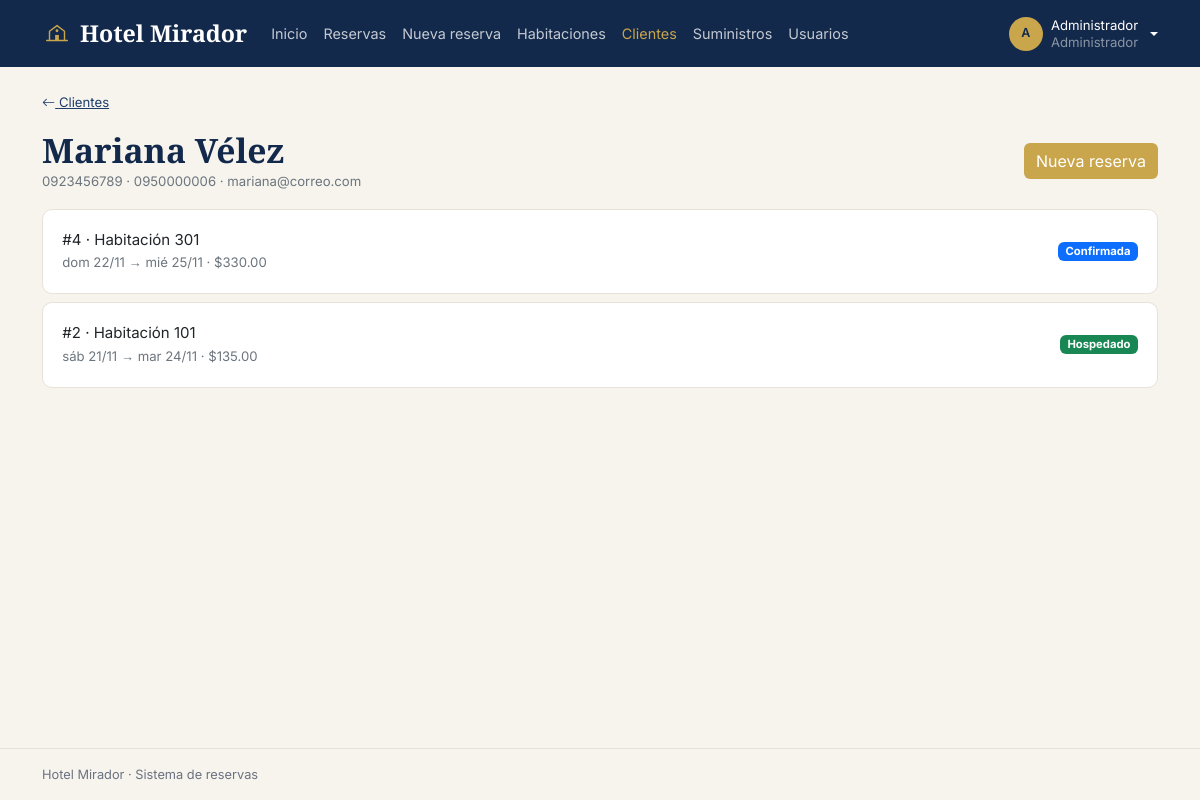
The page /index.php?r=clientes/ver&id=6 (signed in) on the database its author committed.
### tables this page shows
CREATE TABLE usuarios (
  id         INT AUTO_INCREMENT PRIMARY KEY,
  nombre     VARCHAR(60)  NOT NULL,
  correo     VARCHAR(100) NOT NULL UNIQUE,
  contrasena VARCHAR(255) NOT NULL,
  id_rol     INT          NOT NULL,
  telefono   VARCHAR(15)  NULL,
  documento  VARCHAR(20)  NULL,    
  empresa    VARCHAR(80)  NULL,    
  activo     TINYINT(1)   NOT NULL DEFAULT 1,
  creado_en  DATETIME     NOT NULL DEFAULT CURRENT_TIMESTAMP,
  FOREIGN KEY (id_rol) REFERENCES roles(id)
);

CREATE TABLE reservas (
  id             INT AUTO_INCREMENT PRIMARY KEY,
  id_cliente     INT           NOT NULL,
  id_habitacion  INT           NOT NULL,
  registrada_por INT           NULL,
  fecha_reserva  DATETIME      NOT NULL DEFAULT CURRENT_TIMESTAMP,
  fecha_entrada  DATE          NOT NULL,
  fecha_salida   DATE          NOT NULL,
  huespedes      INT           NOT NULL DEFAULT 1,
  total          DECIMAL(10,2) NOT NULL,
  estado         ENUM('Confirmada','Hospedado','Finalizada','Cancelada') NOT NULL DEFAULT 'Confirmada',
  notas          VARCHAR(255)  NULL,
  INDEX (fecha_entrada, fecha_salida),
  FOREIGN KEY (id_cliente)     REFERENCES usuarios(id) ON DELETE CASCADE,
  FOREIGN KEY (id_habitacion)  REFERENCES habitaciones(id),
  FOREIGN KEY (registrada_por) REFERENCES usuarios(id) ON DELETE SET NULL
);

CREATE TABLE habitaciones (
  id          INT AUTO_INCREMENT PRIMARY KEY,
  numero      INT           NOT NULL UNIQUE,
  tipo        ENUM('Simple','Doble','Suite','Familiar') NOT NULL,
  capacidad   INT           NOT NULL,
  precio      DECIMAL(10,2) NOT NULL,    
  descripcion VARCHAR(255)  NULL,
  estado      ENUM('Disponible','Mantenimiento') NOT NULL DEFAULT 'Disponible'
);

### core/Controller.php (called while the page is built, shortened)
<?php
abstract class Controller
{
    protected function render(string $vista, array $datos = []): void
    {
        extract($datos);
        require __DIR__ . '/../views/layout/header.php';
        require __DIR__ . '/../views/' . $vista . '.php';
        require __DIR__ . '/../views/layout/footer.php';
    }
}

### controllers/ClientesController.php (called while the page is built, shortened)
<?php
class ClientesController extends Controller
{
    public function ver(): void
    {
        $c = $this->cliente((int) get('id'));
        $this->render('clientes/ver', ['titulo' => $c['nombre'], 'c' => $c, 'reservas' => Reserva::deCliente((int) $c['id'])]);
    }
    private function cliente(int $id): array
    {
        $c = Usuario::find($id);
        return $c;
    }
}

### core/Router.php (called while the page is built, shortened)
<?php
class Router
{
    public static function dispatch(string $ruta): void
    {
        if (!preg_match('#^([a-z]+)/([a-z]+)$#', $ruta, $m)) self::error404();
        $accion = $m[2];
        (new $clase())->$accion();
    }
}

### index.php (called while the page is built, shortened)
<?php
require __DIR__ . '/core/helpers.php';
require __DIR__ . '/core/Database.php';
require __DIR__ . '/core/Model.php';
require __DIR__ . '/core/Controller.php';
require __DIR__ . '/core/Router.php';
Router::dispatch(is_string($_GET['r'] ?? null) ? $_GET['r'] : '');

### core/Database.php (called while the page is built, shortened)
<?php
class Database
{
    private static ?PDO $pdo = null;
    public static function get(): PDO
    {
        if (self::$pdo) return self::$pdo;
        try {
            self::$pdo = new PDO(
                'mysql:host=' . DB_HOST . ';port=' . DB_PORT . ';dbname=' . DB_NAME . ';charset=utf8mb4',
                DB_USER,
                DB_PASS,
                [
                    PDO::ATTR_ERRMODE            => PDO::ERRMODE_EXCEPTION,
                    PDO::ATTR_DEFAULT_FETCH_MODE => PDO::FETCH_ASSOC,
                    PDO::ATTR_EMULATE_PREPARES   => false,
                ]
            );
            self::$pdo->exec("SET time_zone = '" . date('P') . "'");
        } catch (PDOException $e) {
            http_response_code(500);
            $info = DEBUG ? '<br><small>' . htmlspecialchars($e->getMessage()) . '</small>' : '';
            exit('<h3 style="font-family:sans-serif">No hay conexión con la base de datos. Revisa la configuración e importa hotel.sql.' . $info . '</h3>');
        }
        return self::$pdo;
    }
}

### core/Model.php (called while the page is built, shortened)
<?php
abstract class Model
{
    protected static string $tabla;
    protected static function db(): PDO
    {
        return Database::get();
    }
    protected static function query(string $sql, array $params = []): PDOStatement
    {
        $st = self::db()->prepare($sql);
        $st->execute($params);
        return $st;
    }
    public static function find(int $id): ?array
    {
        return self::query('SELECT * FROM ' . static::$tabla . ' WHERE id = ?', [$id])->fetch() ?: null;
    }
}

### models/Reserva.php (called while the page is built, shortened)
<?php
class Reserva extends Model
{
    public static function deCliente(int $cliente): array
    {
        return self::query(self::SELECT . ' WHERE r.id_cliente = ? ORDER BY r.fecha_entrada DESC', [$cliente])->fetchAll();
    }
}

### views/clientes/ver.php (the view, shortened to what this page needs)
<a href="<?= url('clientes/index') ?>" class="small"><i class="bi bi-arrow-left"></i> Clientes</a>
<div class="d-flex flex-wrap justify-content-between align-items-center gap-2 my-3">
  <div>
    <h1 class="titulo mb-0"><?= e($c['nombre']) ?></h1>
    <span class="small text-secondary"><?= e($c['documento']) ?> · <?= e($c['telefono']) ?> · <?= e($c['correo']) ?></span>
  </div>
  <a href="<?= url('reservas/buscar', ['cliente' => $c['id']]) ?>" class="btn btn-dorado">Nueva reserva</a>
</div>
<?php foreach ($reservas as $r): ?>
  <a href="<?= url('reservas/ver', ['id' => $r['id']]) ?>" class="tarjeta d-flex justify-content-between align-items-center mb-2 text-decoration-none text-body">
    <span>#<?= $r['id'] ?> · Habitación <?= $r['numero'] ?><br><small class="text-secondary"><?= fecha_corta($r['fecha_entrada']) ?> → <?= fecha_corta($r['fecha_salida']) ?> · <?= dinero($r['total']) ?></small></span>
    <?= etiqueta($r['estado']) ?>
  </a>
<?php endforeach; ?>

### core/helpers.php (shortened to what this page needs)
<?php
function e($v): string
{
    return htmlspecialchars((string) ($v ?? ''), ENT_QUOTES, 'UTF-8');
}
function url(string $ruta, array $params = []): string
{
    return 'index.php?' . http_build_query(['r' => $ruta] + $params);
}
function get(string $k): string
{
    return is_string($_GET[$k] ?? null) ? trim($_GET[$k]) : '';
}
function dinero($n): string
{
    return '$' . number_format((float) $n, 2);
}
function fecha_corta(string $f): string
{
    $dias = ['dom', 'lun', 'mar', 'mié', 'jue', 'vie', 'sáb'];
    $t = strtotime($f);
    return $dias[(int) date('w', $t)] . ' ' . date('d/m', $t);
}
function etiqueta(string $estado): string
{
    $c = COLORES[$estado] ?? 'secondary';
    return "<span class=\"badge text-bg-$c\">" . e($estado) . '</span>';
}

### assets/css/styles.css (style rules this page uses)
:root { --azul: #13294b; --azul-2: #1f3d6b; --dorado: #c9a54b; --dorado-osc: #a8852f; --crema: #f7f4ee; --texto: #1f2933; --gris: #6b7280; --borde: #e7e2d8; }
body { font-family: 'Inter', system-ui, sans-serif; background: var(--crema); color: var(--texto); font-size: .94rem; min-height: 100vh; display: flex; flex-direction: column; }
a { color: var(--azul-2); }
.titulo, .marca, .cifra span, .precio { font-family: 'Cormorant Garamond', Georgia, serif; font-weight: 700; }
.titulo { font-size: 2.1rem; color: var(--azul); }
.btn-dorado { background: var(--dorado); color: #fff; border: 0; }
.tarjeta { background: #fff; border: 1px solid var(--borde); border-radius: 10px; padding: 1.2rem; }

### rows shown on the page
usuarios: nombre "Mariana Vélez", documento "0923456789", telefono "0950000006", correo "mariana@correo.com"
reservas: id "4", id_habitacion.numero "301", fecha_entrada "dom 22/11", fecha_salida "mié 25/11", total "$330.00", estado "Confirmada"
reservas: id "2", id_habitacion.numero "101", fecha_entrada "sáb 21/11", fecha_salida "mar 24/11", total "$135.00", estado "Hospedado"

### other values the page prints
$_texto "Inicio"
$_texto "Reservas"
$_texto "Nueva reserva"
$_texto "Habitaciones"
$_texto "Clientes"
$_texto "Suministros"
$_texto "Usuarios"
iniciales($yo['nombre']) "A"
$yo['nombre'] "Administrador"
$yo['rol'] "Administrador"
